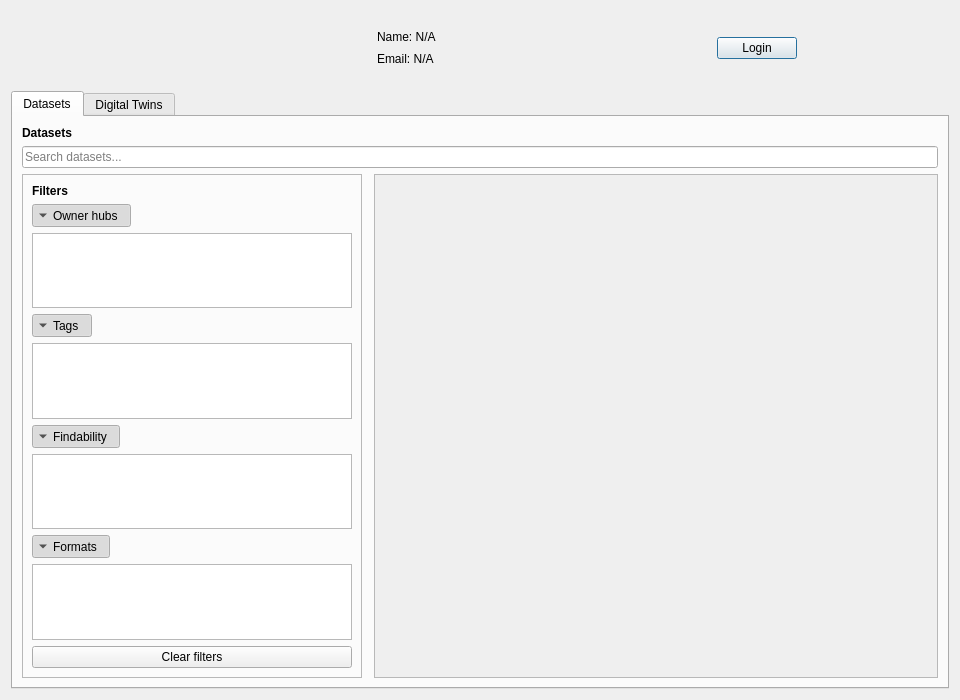
<?xml version="1.0" encoding="UTF-8"?>
<ui version="4.0">
 <class>ClearlyHubDialogBase</class>
 <widget class="QDialog" name="ClearlyHubDialogBase">
  <property name="enabled">
   <bool>true</bool>
  </property>
  <property name="geometry">
   <rect>
    <x>0</x>
    <y>0</y>
    <width>960</width>
    <height>700</height>
   </rect>
  </property>
  <property name="minimumSize">
   <size>
    <width>960</width>
    <height>700</height>
   </size>
  </property>
  <property name="windowTitle">
   <string>Clearly.Hub</string>
  </property>
  <layout class="QVBoxLayout" name="verticalLayout">
   <item>
    <widget class="QWidget" name="topBarWidget" native="true">
     <property name="maximumSize">
      <size>
       <width>16777215</width>
       <height>75</height>
      </size>
     </property>
     <layout class="QHBoxLayout" name="topBarLayout">
      <item>
             <widget class="QLabel" name="logoLabel">
                <property name="minimumSize">
                 <size>
                <width>56</width>
                <height>56</height>
                 </size>
                </property>
                <property name="maximumSize">
                 <size>
                <width>56</width>
                <height>56</height>
                 </size>
                </property>
                <property name="text">
                 <string/>
                </property>
             </widget>
            </item>
            <item>
       <widget class="QWidget" name="userInfoWidget" native="true">
        <property name="sizePolicy">
         <sizepolicy hsizetype="Minimum" vsizetype="Minimum">
          <horstretch>0</horstretch>
          <verstretch>0</verstretch>
         </sizepolicy>
        </property>
        <property name="maximumSize">
         <size>
          <width>200</width>
          <height>100</height>
         </size>
        </property>
        <layout class="QVBoxLayout" name="userInfoLayout">
         <item>
          <widget class="QLabel" name="usernameLabel">
           <property name="text">
            <string>Name: N/A</string>
           </property>
          </widget>
         </item>
         <item>
          <widget class="QLabel" name="emailLabel">
           <property name="text">
            <string>Email: N/A</string>
           </property>
          </widget>
         </item>
        </layout>
       </widget>
      </item>
      <item>
       <widget class="QPushButton" name="loginButton">
        <property name="sizePolicy">
         <sizepolicy hsizetype="Maximum" vsizetype="Fixed">
          <horstretch>0</horstretch>
          <verstretch>0</verstretch>
         </sizepolicy>
        </property>
        <property name="text">
         <string>Login</string>
        </property>
       </widget>
      </item>
     </layout>
    </widget>
   </item>
   <item>
    <widget class="QTabWidget" name="tabWidget">
     <property name="currentIndex">
      <number>0</number>
     </property>
     <widget class="QWidget" name="datasetsTab">
      <attribute name="title">
       <string>Datasets</string>
      </attribute>
      <layout class="QVBoxLayout" name="datasetsTabLayout">
       <item>
        <widget class="QLabel" name="datasetsTitleLabel">
         <property name="font">
          <font>
           <bold>true</bold>
          </font>
         </property>
         <property name="text">
          <string>Datasets</string>
         </property>
        </widget>
       </item>
       <item>
        <widget class="QLineEdit" name="datasetsSearchLineEdit">
         <property name="placeholderText">
          <string>Search datasets...</string>
         </property>
        </widget>
       </item>
       <item>
        <layout class="QHBoxLayout" name="datasetsRowLayout">
         <property name="spacing">
          <number>12</number>
         </property>
         <item>
          <widget class="QFrame" name="datasetsFiltersSidebarFrame">
           <property name="minimumSize">
            <size>
             <width>240</width>
             <height>0</height>
            </size>
           </property>
           <property name="maximumSize">
            <size>
             <width>340</width>
             <height>16777215</height>
            </size>
           </property>
           <property name="frameShape">
            <enum>QFrame::Shape::StyledPanel</enum>
           </property>
           <layout class="QVBoxLayout" name="datasetsFiltersSidebarLayout">
            <item>
             <widget class="QLabel" name="datasetsFiltersTitleLabel">
              <property name="font">
               <font>
                <bold>true</bold>
               </font>
              </property>
              <property name="text">
               <string>Filters</string>
              </property>
             </widget>
            </item>
            <item>
             <widget class="QToolButton" name="datasetsOwnerHubFiltersToggleButton">
              <property name="text">
               <string>Owner hubs</string>
              </property>
              <property name="checkable">
               <bool>true</bool>
              </property>
              <property name="checked">
               <bool>true</bool>
              </property>
              <property name="toolButtonStyle">
               <enum>Qt::ToolButtonStyle::ToolButtonTextBesideIcon</enum>
              </property>
              <property name="arrowType">
               <enum>Qt::ArrowType::DownArrow</enum>
              </property>
             </widget>
            </item>
            <item>
             <widget class="QListWidget" name="datasetsOwnerHubFiltersList"/>
            </item>
            <item>
             <widget class="QToolButton" name="datasetsTagsFiltersToggleButton">
              <property name="text">
               <string>Tags</string>
              </property>
              <property name="checkable">
               <bool>true</bool>
              </property>
              <property name="checked">
               <bool>true</bool>
              </property>
              <property name="toolButtonStyle">
               <enum>Qt::ToolButtonStyle::ToolButtonTextBesideIcon</enum>
              </property>
              <property name="arrowType">
               <enum>Qt::ArrowType::DownArrow</enum>
              </property>
             </widget>
            </item>
            <item>
             <widget class="QListWidget" name="datasetsTagsFiltersList"/>
            </item>
            <item>
             <widget class="QToolButton" name="datasetsFindabilityFiltersToggleButton">
              <property name="text">
               <string>Findability</string>
              </property>
              <property name="checkable">
               <bool>true</bool>
              </property>
              <property name="checked">
               <bool>true</bool>
              </property>
              <property name="toolButtonStyle">
               <enum>Qt::ToolButtonStyle::ToolButtonTextBesideIcon</enum>
              </property>
              <property name="arrowType">
               <enum>Qt::ArrowType::DownArrow</enum>
              </property>
             </widget>
            </item>
            <item>
             <widget class="QListWidget" name="datasetsFindabilityFiltersList"/>
            </item>
            <item>
             <widget class="QToolButton" name="datasetsFormatFiltersToggleButton">
              <property name="text">
               <string>Formats</string>
              </property>
              <property name="checkable">
               <bool>true</bool>
              </property>
              <property name="checked">
               <bool>true</bool>
              </property>
              <property name="toolButtonStyle">
               <enum>Qt::ToolButtonStyle::ToolButtonTextBesideIcon</enum>
              </property>
              <property name="arrowType">
               <enum>Qt::ArrowType::DownArrow</enum>
              </property>
             </widget>
            </item>
            <item>
             <widget class="QListWidget" name="datasetsFormatFiltersList"/>
            </item>
            <item>
             <widget class="QPushButton" name="datasetsClearFiltersButton">
              <property name="text">
               <string>Clear filters</string>
              </property>
             </widget>
            </item>
            <item>
             <spacer name="datasetsFiltersBottomSpacer">
              <property name="orientation">
               <enum>Qt::Orientation::Vertical</enum>
              </property>
              <property name="sizeHint" stdset="0">
               <size>
                <width>20</width>
                <height>40</height>
               </size>
              </property>
             </spacer>
            </item>
           </layout>
          </widget>
         </item>
         <item>
          <widget class="QScrollArea" name="datasetsScrollArea">
           <property name="widgetResizable">
            <bool>true</bool>
           </property>
           <widget class="QWidget" name="datasetsScrollAreaContents">
            <property name="geometry">
             <rect>
              <x>0</x>
              <y>0</y>
              <width>560</width>
              <height>494</height>
             </rect>
            </property>
            <layout class="QVBoxLayout" name="datasetsCardsLayout"/>
           </widget>
          </widget>
         </item>
        </layout>
       </item>
      </layout>
     </widget>
     <widget class="QWidget" name="digitalTwinsTab">
      <attribute name="title">
       <string>Digital Twins</string>
      </attribute>
      <layout class="QVBoxLayout" name="digitalTwinsTabLayout">
       <item>
        <widget class="QLabel" name="digitalTwinsTitleLabel">
         <property name="font">
          <font>
           <bold>true</bold>
          </font>
         </property>
         <property name="text">
          <string>Digital Twins</string>
         </property>
        </widget>
       </item>
       <item>
        <widget class="QLineEdit" name="digitalTwinsSearchLineEdit">
         <property name="placeholderText">
          <string>Search digital twins...</string>
         </property>
        </widget>
       </item>
       <item>
        <layout class="QHBoxLayout" name="digitalTwinsRowLayout">
         <property name="spacing">
          <number>12</number>
         </property>
         <item>
          <widget class="QFrame" name="digitalTwinsFiltersSidebarFrame">
           <property name="minimumSize">
            <size>
             <width>240</width>
             <height>0</height>
            </size>
           </property>
           <property name="maximumSize">
            <size>
             <width>340</width>
             <height>16777215</height>
            </size>
           </property>
           <property name="frameShape">
            <enum>QFrame::Shape::StyledPanel</enum>
           </property>
           <layout class="QVBoxLayout" name="digitalTwinsFiltersSidebarLayout">
            <item>
             <widget class="QLabel" name="digitalTwinsFiltersTitleLabel">
              <property name="font">
               <font>
                <bold>true</bold>
               </font>
              </property>
              <property name="text">
               <string>Filters</string>
              </property>
             </widget>
            </item>
            <item>
             <widget class="QToolButton" name="digitalTwinsOwnerHubFiltersToggleButton">
              <property name="text">
               <string>Owner hub</string>
              </property>
              <property name="checkable">
               <bool>true</bool>
              </property>
              <property name="checked">
               <bool>true</bool>
              </property>
              <property name="toolButtonStyle">
               <enum>Qt::ToolButtonStyle::ToolButtonTextBesideIcon</enum>
              </property>
              <property name="arrowType">
               <enum>Qt::ArrowType::DownArrow</enum>
              </property>
             </widget>
            </item>
            <item>
             <widget class="QListWidget" name="digitalTwinsOwnerHubFiltersList"/>
            </item>
            <item>
             <widget class="QToolButton" name="digitalTwinsFindabilityFiltersToggleButton">
              <property name="text">
               <string>Findability</string>
              </property>
              <property name="checkable">
               <bool>true</bool>
              </property>
              <property name="checked">
               <bool>true</bool>
              </property>
              <property name="toolButtonStyle">
               <enum>Qt::ToolButtonStyle::ToolButtonTextBesideIcon</enum>
              </property>
              <property name="arrowType">
               <enum>Qt::ArrowType::DownArrow</enum>
              </property>
             </widget>
            </item>
            <item>
             <widget class="QListWidget" name="digitalTwinsFindabilityFiltersList"/>
            </item>
            <item>
             <widget class="QPushButton" name="digitalTwinsClearFiltersButton">
              <property name="text">
               <string>Clear filters</string>
              </property>
             </widget>
            </item>
            <item>
             <spacer name="digitalTwinsFiltersBottomSpacer">
              <property name="orientation">
               <enum>Qt::Orientation::Vertical</enum>
              </property>
              <property name="sizeHint" stdset="0">
               <size>
                <width>20</width>
                <height>40</height>
               </size>
              </property>
             </spacer>
            </item>
           </layout>
          </widget>
         </item>
         <item>
          <widget class="QScrollArea" name="digitalTwinsScrollArea">
           <property name="widgetResizable">
            <bool>true</bool>
           </property>
           <widget class="QWidget" name="digitalTwinsScrollAreaContents">
            <property name="geometry">
             <rect>
              <x>0</x>
              <y>0</y>
              <width>560</width>
              <height>494</height>
             </rect>
            </property>
            <layout class="QVBoxLayout" name="digitalTwinsCardsLayout"/>
           </widget>
          </widget>
         </item>
        </layout>
       </item>
      </layout>
     </widget>
    </widget>
   </item>
  </layout>
 </widget>
 <resources/>
 <connections/>
</ui>
